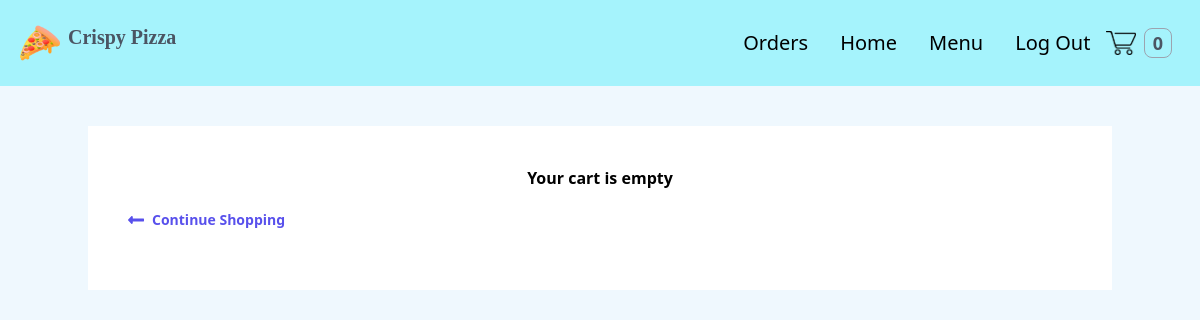
Before: /cart/ (signed in) with the older database file.
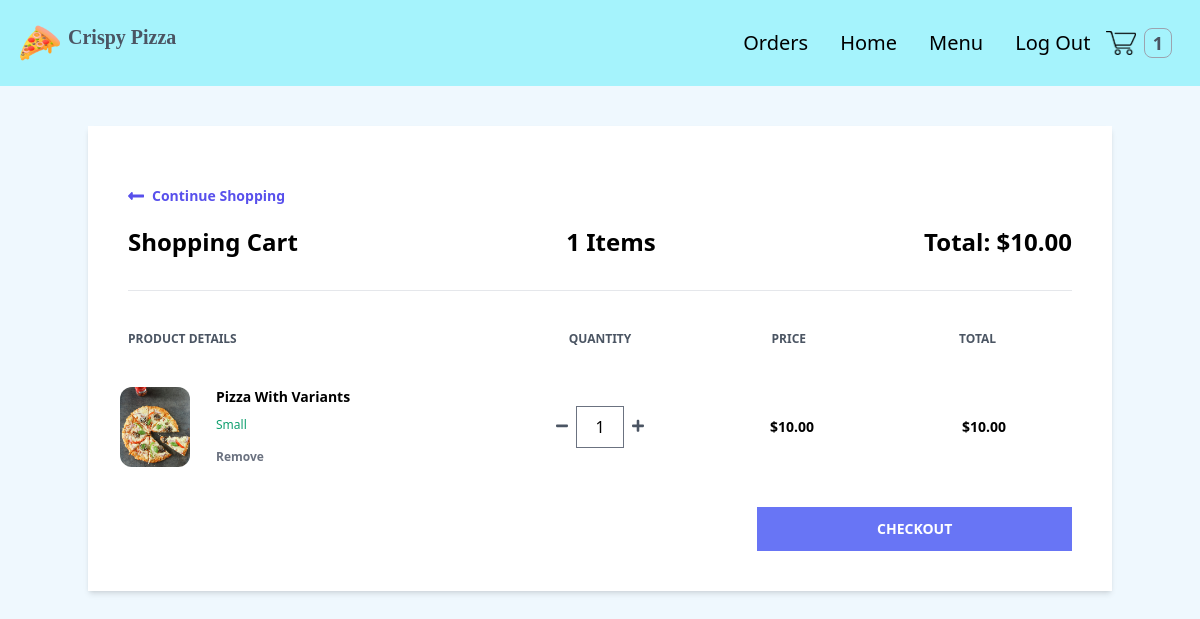
After: the same page with the newer database file.
### order/models.py (models this page shows, shortened)
class Order(models.Model):
    PAYMENT_CHOICES = (
        ("cash", "cash"),
        ("online", "online")
    )
    DELIVERY_CHOICES = (
        ("delivery", "delivery"),
        ("carryout", "carryout")
    )
    transaction_id = models.UUIDField(
        primary_key=True, default=uuid.uuid4, editable=True)
    customer = models.ForeignKey(
        Customer, on_delete=models.CASCADE)
    date_ordered = models.DateTimeField(auto_now_add=True)
    date_modified = models.DateTimeField(auto_now=True)
    complete = models.BooleanField(default=False)
    paid = models.BooleanField(default=False)
    payment_method = models.CharField(max_length=10, choices=PAYMENT_CHOICES)
    delivery_method = models.CharField(max_length=10, choices=DELIVERY_CHOICES)
    shipping = models.ForeignKey(
        "ShippingAddress", on_delete=models.SET_NULL, blank=True, null=True)
    pickup = models.ForeignKey(
        "PickUpDetail", on_delete=models.SET_NULL, blank=True, null=True)
    coupon = models.ForeignKey(
        'Coupon', on_delete=models.SET_NULL, blank=True, null=True)
    email = models.EmailField(max_length=70, null=True, blank=True)
    phone = models.CharField(max_length=20, null=True, blank=True)
    @property
    def get_cart_subtotal(self):
        order_items = self.orderitem_set.all()
        total = sum([item.get_total for item in order_items])
        return total
    get_cart_subtotal.fget.short_description = 'Subtotal'
    @property
    def get_cart_total(self):
        total = self.get_cart_subtotal
        if self.coupon:
            total = total - self.get_coupon_value
        return total
    get_cart_total.fget.short_description = 'Total'
    @property
    def get_cart_items(self):
        order_items = self.orderitem_set.all()
        total = sum([item.quantity for item in order_items])
        return total
    get_cart_items.fget.short_description = '# Items'
    @property
    def get_coupon_value(self):
        if self.coupon:
            if self.coupon.discount_type == "Percent":
                coupon_value = round(
                    self.get_cart_subtotal*self.coupon.discount_amount/100, 2)
            else:
                coupon_value = self.coupon.discount_amount
        else:
            coupon_value = None
        return coupon_value
    get_coupon_value.fget.short_description = 'Coupon'

class OrderItem(models.Model):
    product = models.ForeignKey(Product, on_delete=models.CASCADE)
    order = models.ForeignKey(Order, on_delete=models.CASCADE)
    variation = models.ForeignKey(
        ProductVariant, on_delete=models.SET_NULL, blank=True, null=True)
    quantity = models.IntegerField(default=0)
    date_added = models.DateTimeField(auto_now_add=True)
    @property
    def get_total(self):
        if self.product.has_variants:
            total = self.variation.price * self.quantity
        else:
            total = self.product.price * self.quantity
        return total
    get_total.fget.short_description = 'Total'
    def image_tag(self):
        return mark_safe(f'<img src="{self.product.image.url}" width="100" height="100" />')
    image_tag.short_description = 'Image'

### store/models.py (models this page shows, shortened)
class Product(models.Model):
    id = models.UUIDField(primary_key=True, default=uuid.uuid4, editable=False)
    name = models.CharField(max_length=100)
    price = models.DecimalField(
        max_digits=6, decimal_places=2, blank=True, null=True)
    desc = models.TextField(max_length=500, blank=True, null=True)
    image = models.ImageField(blank=True, upload_to='images')
    created_at = models.DateField(auto_now_add=True)
    updated_at = models.DateField(auto_now=True)
    product_category = models.ForeignKey(
        "Category", on_delete=models.CASCADE, null=True, blank=True)
    class Meta:
        ordering = ('product_category',)
    def image_tag(self):  # pragma: no cover
        if self.image:
            return mark_safe(f'<img src="{self.image.url}" width="100" height="100" />')
    image_tag.short_description = 'Image'
    @property
    def has_variants(self):
        if self.productvariant_set.count() > 0:
            return True
        else:
            return False

class ProductVariant(models.Model):
    title = models.CharField(max_length=100, blank=True, null=True)
    product = models.ForeignKey(Product, on_delete=models.CASCADE)
    size = models.ForeignKey(Size, on_delete=models.CASCADE)
    price = models.DecimalField(max_digits=6, decimal_places=2)

class Size(models.Model):
    name = models.CharField(max_length=20, blank=True, null=True, unique=True)

### order/views.py (the view)
# urls.py: path('cart/', views.cart, name='cart'),
def cart(request):
    try:
        customer = get_customer_or_guest(request)
    except:
        return redirect('store:products')
    customer_order = Order.objects.filter(
        customer=customer, complete=False)
    if customer_order.exists():
        customer_items = OrderItem.objects.filter(
            order_id__in=customer_order).order_by("product__name", "-variation__size")
        customer_order = customer_order[0]
    else:
        customer_order, customer_items = None, None
    context = {
        "order": customer_order,
        "items": customer_items,
    }
    return render(request, 'order/cart.html', context)

### order/views.py (called while the page is built)
def get_customer_or_guest(request):
    if request.user.is_authenticated:
        customer = request.user.customer
    else:
        customer, created = Customer.objects.get_or_create(
            device=request.COOKIES['device'])
    return customer

### store/context_processors.py (called while the page is built)
def get_cart_quantity(request):
    if request.user.is_authenticated:
        try:
            customer = request.user.customer
        except:
            number_of_items = 0
    else:
        try:
            customer, created = Customer.objects.get_or_create(
                device=request.COOKIES['device'])
        except:
            number_of_items = 0
    try:
        customer_order = Order.objects.filter(
            customer=customer, complete=False)[0]
        number_of_items = customer_order.get_cart_items
    except:
        number_of_items = 0
    return {'cart_quantity': number_of_items}

### order/templates/order/cart.html (shortened to what this page needs)
{% extends 'store/base.html' %} {% block content %} {% if not items %}
<div class="container mx-auto mt-10">
  <div class="w-full bg-white px-10 py-10 text-center">
    <h2 class="font-bold">Your cart is empty</h2>
    <div>
      <a
        href="{% url 'store:products' %}"
        class="flex font-semibold text-indigo-600 text-sm my-5 w-1/4"
      >
        <svg
          class="fill-current mr-2 text-indigo-600 w-4"
          viewBox="0 0 448 512"
        >
          <path
            d="M134.059 296H436c6.627 0 12-5.373 12-12v-56c0-6.627-5.373-12-12-12H134.059v-46.059c0-21.382-25.851-32.09-40.971-16.971L7.029 239.029c-9.373 9.373-9.373 24.569 0 33.941l86.059 86.059c15.119 15.119 40.971 4.411 40.971-16.971V296z"
          />
        </svg>
        Continue Shopping
      </a>
    </div>
  </div>
</div>
{% else %}
<div class="container mx-auto mt-10">
  <div class="flex flex-col shadow-md my-10">
    <div class="w-full bg-white px-10 py-10">
      <a
        href="{% url 'store:products' %}"
        class="flex font-semibold text-indigo-600 text-sm my-5 w-1/4"
      >
        <svg
          class="fill-current mr-2 text-indigo-600 w-4"
          viewBox="0 0 448 512"
        >
          <path
            d="M134.059 296H436c6.627 0 12-5.373 12-12v-56c0-6.627-5.373-12-12-12H134.059v-46.059c0-21.382-25.851-32.09-40.971-16.971L7.029 239.029c-9.373 9.373-9.373 24.569 0 33.941l86.059 86.059c15.119 15.119 40.971 4.411 40.971-16.971V296z"
          />
        </svg>
        Continue Shopping
      </a>
      <div class="flex justify-between border-b pb-8">
        <h1 class="font-semibold text-2xl">Shopping Cart</h1>
        <h2 class="font-semibold text-2xl">{{order.get_cart_items}} Items</h2>
        <h2 class="font-semibold text-2xl">
          Total: ${{order.get_cart_subtotal|floatformat:2}}
        </h2>
      </div>
      <div class="flex mt-10 mb-5">
        <h3 class="font-semibold text-gray-600 text-xs uppercase w-2/5">
          Product Details
        </h3>
        <h3
          class="font-semibold text-center text-gray-600 text-xs uppercase w-1/5 text-center"
        >
          Quantity
        </h3>
        <h3
          class="font-semibold text-center text-gray-600 text-xs uppercase w-1/5 text-center"
        >
          Price
        </h3>
        <h3
          class="font-semibold text-center text-gray-600 text-xs uppercase w-1/5 text-center"
        >
          Total
        </h3>
      </div>
      {% for item in items %}
      <div class="flex items-center hover:bg-gray-100 -mx-8 px-6 py-5">
        <div class="flex w-2/5">
          <div class="w-20">
            <img
              class="h-20 rounded-xl"
              src="{{item.product.image.url}}"
              alt=""
            />
          </div>
          <div class="flex flex-col justify-between ml-4 flex-grow">
            <span class="font-bold text-sm">{{ item.product.name|title }}</span>
            <span class="text-green-500 text-xs"
              >{{item.variation.size.name}}</span
            >
            <form
              action="{% url 'order:remove-from-cart' item.id %}"
              method="post"
            >
              <button
                type="submit"
                class="font-semibold hover:text-red-500 text-gray-500 text-xs"
              >
                Remove
              </button>
            </form>
          </div>
        </div>
        <div
          class="flex justify-center items-center w-1/5 individual-container"
        >
          <form
            action="{% url 'order:reduce-product-quantity' item.pk %}"
            method="post"
          >
            <button type="submit">
              <svg class="fill-current text-gray-600 w-3" viewBox="0 0 448 512">
                <path
                  d="M416 208H32c-17.67 0-32 14.33-32 32v32c0 17.67 14.33 32 32 32h384c17.67 0 32-14.33 32-32v-32c0-17.67-14.33-32-32-32z"
                />
              </svg>
            </button>
          </form>
          <input
            class="quantity mx-2 border text-center w-12"
            type="number"
            value="{{item.quantity}}"
            min="1"
            oninput="validity.valid||(value='');"
            id="{{item.pk}}"
          />
          <form
            action="{% url 'order:increase-product-quantity' item.pk %}"
            method="post"
          >
            <button type="submit">
            </button>
          </form>
        </div>
        <h1 class="text-center w-1/5 font-semibold text-sm">
          ${% firstof item.variation.price item.product.price %}
        </h1>
        <span class="text-center w-1/5 font-semibold text-sm"
          >${{item.get_total|floatformat:2}}</span
        >
      </div>
      {% endfor %}
      <div class="mt-5">
        <form action="{% url 'order:checkout' %}" method="POST">
          <button
            type="submit"
            class="bg-indigo-500 font-semibold hover:bg-indigo-600 py-3 text-sm text-white uppercase w-1/3 flex items-center justify-center ml-auto"
          >
            Checkout
          </button>
        </form>
      </div>
    </div>
  </div>
</div>
{% endif %}
{% endblock %}

### store/templates/store/base.html (shortened to what this page needs)
{% load static %}
<!DOCTYPE html>
<html lang="en">
  <head>
    <link rel="stylesheet" href="{% static 'store/src/styles.css' %}" />
    <link rel="stylesheet" href="{% static 'store/src/customStyles.css' %}" />
    <link
      rel="stylesheet"
      href="//cdnjs.cloudflare.com/ajax/libs/timepicker/1.3.5/jquery.timepicker.min.css"
    />
  </head>
  <body class="m-0 p-0 bg-sky-100/50">
    <nav class="p-5 flex bg-cyan-200">
      <div class="flex justify-between items-center">
        <a href="{% url 'store:products' %}" class="flex">
          <img
            class="h-10 inline"
            src="{% static 'store/images/pizza.png' %}"
          />
          <span
            class="invisible md:visible ml-2 text-xl text-gray-600 cursor-pointer font-[Poppins] font-semibold"
          >
            Crispy Pizza</span
          >
        </a>
      </div>
      {% with request.resolver_match.url_name as url_name %}
      <ul class="flex ml-auto items-center">
        {% if user.is_authenticated %}
        <li
          class="text-xl mx-4 hover:text-teal-900 duration-500 {% if url_name == 'my_orders' %} text-teal-700 {% endif %}"
        >
          <a href="{% url 'users:my_orders' %}">Orders</a>
        </li>
        {% endif %}
        <li
          class="text-xl mx-4 hover:text-teal-900 duration-500 {% if url_name == 'products' %} text-teal-700 {% endif %}"
        >
          <a href="{% url 'store:products' %}">Home</a>
        </li>
        <li id="menu" class="text-xl">
          <div class="dropdown inline-block relative z-10">
            <button
              class="hover:text-teal-900 py-2 px-4 inline-flex items-center {% if url_name in 'pizzas, drinks, sides' %} text-teal-700 {% endif %}"
            >
              Menu
            </button>
          </div>
        </li>
        {% if user.is_authenticated %}
        <li class="text-xl mx-4 hover:text-teal-900 duration-500">
          <a href="{% url 'users:logout' %}">Log Out</a>
        </li>
        {% endif %}
        <li class="shrink-0">
          <a href="{% url 'order:cart' %}">
            <img
              class="h-6"
              src="{% static 'store/images/cart1.png' %}"
              alt="cart"
              id="cart-image"
            />
          </a>
        </li>
        <li class="p-2">
          <div class="rounded-lg border border-gray-400 px-2">
            <p class="cart-count text-lg text-gray-600 font-semibold">
              {{cart_quantity}}
            </p>
          </div>
        </li>
      </ul>
      {% endwith %}
    </nav>
    {% block content %} {% endblock %}
  </body>
</html>

Changed rows visible on the page:
added Order: get_cart_items "1", get_cart_subtotal "10.00"
added OrderItem: product.image (picture), product.name "Pizza With Variants", variation.size.name "Small", quantity "1", variation.price "10.00", get_total "10.00"
Other visible differences:
{{ cart_quantity }}: "0" → "1"
text no longer shown: "Your cart is empty"
text now shown: "Shopping Cart Items Total: $ PRODUCT DETAILS QUANTITY PRICE TOTAL CHECKOUT"
